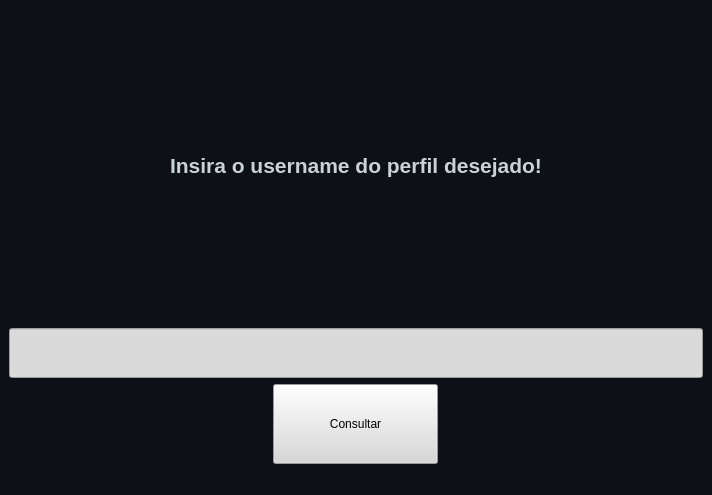
<?xml version="1.0" encoding="UTF-8"?>
<ui version="4.0">
 <class>MainWindow</class>
 <widget class="QMainWindow" name="MainWindow">
  <property name="geometry">
   <rect>
    <x>0</x>
    <y>0</y>
    <width>712</width>
    <height>495</height>
   </rect>
  </property>
  <property name="windowTitle">
   <string>MainWindow</string>
  </property>
  <property name="styleSheet">
   <string notr="true">background-color: rgb(13, 17, 23);</string>
  </property>
  <widget class="QWidget" name="centralwidget">
   <layout class="QVBoxLayout" name="verticalLayout_2">
    <item>
     <layout class="QVBoxLayout" name="verticalLayout">
      <item>
       <widget class="QLabel" name="label">
        <property name="text">
         <string>&lt;html&gt;&lt;head/&gt;&lt;body&gt;&lt;p align=&quot;center&quot;&gt;&lt;span style=&quot; font-size:16pt; font-weight:600;color : #C9D1D9;&quot;&gt;Insira o username do perfil desejado!&lt;/span&gt;&lt;/p&gt;&lt;/body&gt;&lt;/html&gt;</string>
        </property>
       </widget>
      </item>
      <item>
       <widget class="QLineEdit" name="lineEdit">
        <property name="minimumSize">
         <size>
          <width>5</width>
          <height>5</height>
         </size>
        </property>
        <property name="maximumSize">
         <size>
          <width>16777215</width>
          <height>50</height>
         </size>
        </property>
        <property name="font">
         <font>
          <family>Arial</family>
          <pointsize>12</pointsize>
          <weight>75</weight>
          <bold>true</bold>
         </font>
        </property>
        <property name="cursor">
         <cursorShape>IBeamCursor</cursorShape>
        </property>
        <property name="layoutDirection">
         <enum>Qt::LeftToRight</enum>
        </property>
        <property name="styleSheet">
         <string notr="true">background-color: rgb(218, 218, 218);</string>
        </property>
        <property name="dragEnabled">
         <bool>false</bool>
        </property>
        <property name="clearButtonEnabled">
         <bool>true</bool>
        </property>
       </widget>
      </item>
      <item>
       <layout class="QHBoxLayout" name="horizontalLayout">
        <item>
         <widget class="QPushButton" name="pushButton">
          <property name="minimumSize">
           <size>
            <width>50</width>
            <height>80</height>
           </size>
          </property>
          <property name="maximumSize">
           <size>
            <width>165</width>
            <height>80</height>
           </size>
          </property>
          <property name="cursor">
           <cursorShape>UpArrowCursor</cursorShape>
          </property>
          <property name="styleSheet">
           <string notr="true">background-color: rgb(216, 216, 216);</string>
          </property>
          <property name="text">
           <string>Consultar</string>
          </property>
          <property name="shortcut">
           <string/>
          </property>
         </widget>
        </item>
       </layout>
      </item>
     </layout>
    </item>
   </layout>
  </widget>
  <widget class="QMenuBar" name="menubar">
   <property name="geometry">
    <rect>
     <x>0</x>
     <y>0</y>
     <width>712</width>
     <height>20</height>
    </rect>
   </property>
  </widget>
  <widget class="QStatusBar" name="statusbar"/>
 </widget>
 <resources/>
 <connections/>
</ui>
